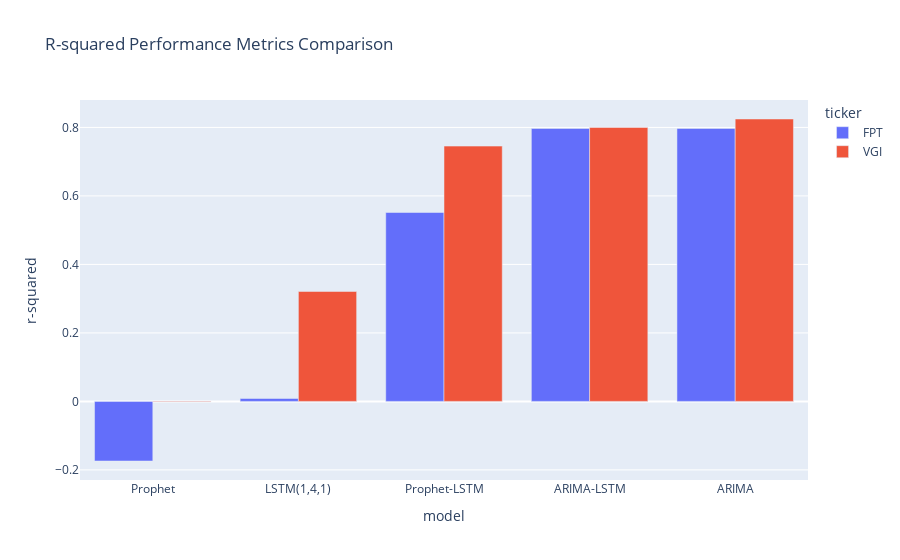

Notebook code cell kept with this figure:
### Code cell
df =df.sort_values('rmse',ascending=False)

fig = px.bar(df, x='model', y='r-squared', color='ticker',
             labels={'value': 'Metric Value'},
             title='R-squared Performance Metrics Comparison',
             barmode='group')
fig.show()

### Figure 1 — Plotly figure (JSON) as saved in the notebook; plotly's stock layout.template omitted (floating-point values rounded to 4 significant figures)
{"data": [{"alignmentgroup": "True", "hovertemplate": "ticker=FPT<br>model=%{x}<br>r-squared=%{y}<extra></extra>", "legendgroup": "FPT", "marker": {"color": "#636efa", "pattern": {"shape": ""}}, "name": "FPT", "offsetgroup": "FPT", "orientation": "v", "showlegend": true, "textposition": "auto", "type": "bar", "x": ["Prophet", "LSTM(1,4,1)", "Prophet-LSTM", "ARIMA-LSTM", "ARIMA"], "xaxis": "x", "y": [-0.1741, 0.008412, 0.5516, 0.7969, 0.7969], "yaxis": "y"}, {"alignmentgroup": "True", "hovertemplate": "ticker=VGI<br>model=%{x}<br>r-squared=%{y}<extra></extra>", "legendgroup": "VGI", "marker": {"color": "#EF553B", "pattern": {"shape": ""}}, "name": "VGI", "offsetgroup": "VGI", "orientation": "v", "showlegend": true, "textposition": "auto", "type": "bar", "x": ["Prophet", "LSTM(1,4,1)", "Prophet-LSTM", "ARIMA-LSTM", "ARIMA"], "xaxis": "x", "y": [-0.001789, 0.321, 0.7455, 0.7999, 0.8247], "yaxis": "y"}], "layout": {"barmode": "group", "legend": {"title": {"text": "ticker"}, "tracegroupgap": 0}, "title": {"text": "R-squared Performance Metrics Comparison"}, "xaxis": {"anchor": "y", "domain": [0, 1], "title": {"text": "model"}}, "yaxis": {"anchor": "x", "domain": [0, 1], "title": {"text": "r-squared"}}}}
